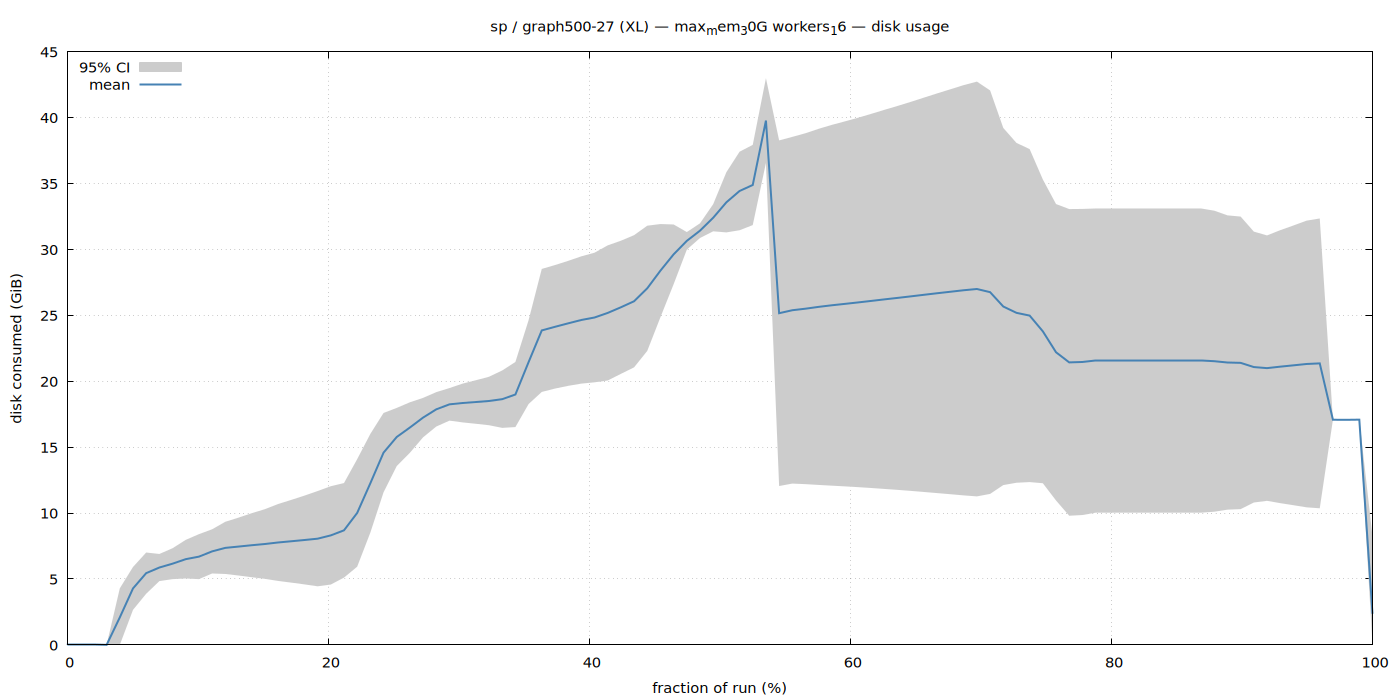

Reproduce this figure in gnuplot.
set terminal pngcairo size 1400,700 enhanced font 'Sans,11'
set output '/home/ubuntu/nvm/gfrs/sp/XL/graph500-27/max_mem_30G_workers_16/disk.png'
set title "sp / graph500-27 (XL) — max_mem_30G workers_16 — disk usage"
set xlabel 'fraction of run (%)'
set ylabel 'disk consumed (GiB)'
set grid
set key top left
set yrange [0:*]
plot '/home/ubuntu/nvm/gfrs/sp/XL/graph500-27/max_mem_30G_workers_16/disk.dat' using 1:3:4 with filledcurves lc rgb '#cccccc' title '95% CI', \
     '' using 1:2 with lines lw 2 lc rgb '#4682b4' title 'mean'
